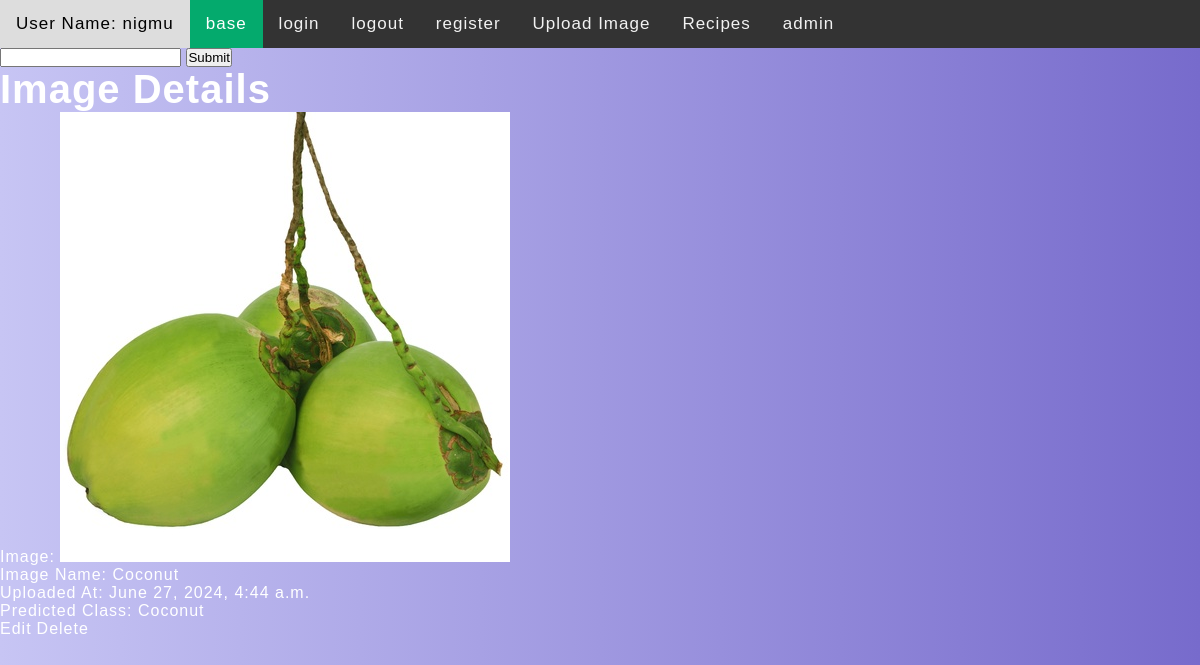
Screenshot of /image_upload/72/ (signed in) with the database file from the repository.
### image_upload/models.py (models this page shows, shortened)
class upload_image_class(models.Model):
    image = models.ImageField(upload_to="images/", default="")
    image_name = models.CharField(max_length=100, default="", blank=True, null=True)
    description = models.TextField(default="", blank=True, null=True)
    uploaded_at = models.DateTimeField(default=timezone.now)
    predicted_class = models.CharField(max_length=100, null=True, blank=True)

### image_upload/views.py (the view)
# urls.py: path("image_upload/<int:id>/", image_detail_view, name="image_detail"),
@login_required
def image_detail_view(request, id=None):
    image_obj = None
    if id is not None:
        image_obj = upload_image_class.objects.get(id=id)
    context = {
        "object": image_obj,
    }
    return render(request, "image_upload/details.html", context=context)

### templates/image_upload/details.html (shortened to what this page needs)
{% extends "base.html" %}
{% block content %}
    <h1>Image Details</h1>
    <p>Image: <img src="{{ object.image.url }}" alt="{{ object.image_name }}"></p>
    <p>Image Name: {{ object.image_name }}</p>
    <p>Uploaded At: {{ object.uploaded_at }}</p>
    <p>Predicted Class: {{ object.predicted_class }}</p>
    <a href="http://127.0.0.1:7000/image_upload/{{ object.id }}/update">Edit</a>
    <a href="http://127.0.0.1:7000/image_upload/{{ object.id }}/delete">Delete</a>
{% endblock content %}

### templates/base.html (shortened to what this page needs)
<!DOCTYPE html>
<html>
    <head>
        <link rel="stylesheet" href="static/style.css">
    </head>
    <body>
        <div class="topnav">
            <a href="http://127.0.0.1:7000/">User Name: {{ user.username }}</a>
            <a class="active" href="http://127.0.0.1:7000/">base</a>
            <a href="http://127.0.0.1:7000/login/">login</a>
            <a href="http://127.0.0.1:7000/logout/">logout</a>
            <a href="http://127.0.0.1:7000/register/">register</a>
            <a href="http://127.0.0.1:7000/image_upload/upload_image/">Upload Image</a>
            <a href="http://127.0.0.1:7000/recommend/">Recipes</a>
            <a href="http://127.0.0.1:7000/admin/">admin</a>
        </div>
        <form>
            <input type='text' />
            <input type='submit' />
        </form>
        {% block content %}
        {% endblock content %}
    </body>
</html>

### static/style.css (style rules this page uses)
body { margin: 0; font-family: Arial, Helvetica, sans-serif; }
.topnav { overflow: hidden; background-color: #333; }
.topnav a { float: left; color: #f2f2f2; text-align: center; padding: 14px 16px; text-decoration: none; font-size: 17px; }
.topnav a.active { background-color: #04AA6D; color: white; }
:root { --background: #1a1a2e; --color: #ffffff; --primary-color: #0f3460; }
* { box-sizing: border-box; }
html { scroll-behavior: smooth; }
body { margin: 0; box-sizing: border-box; font-family: "poppins"; background: var(--background); color: var(--color); letter-spacing: 1px; transition: background 0.2s ease; -webkit-transition: background 0.2s ease; -moz-transition: background 0.2s ease; -ms-transition: background 0.2s ease; -o-transition: background 0.2s ease; }
a { text-decoration: none; color: var(--color); }
h1 { font-size: 2.5rem; }
* { box-sizing: border-box; margin: 0; padding: 0; font-family: Raleway, sans-serif; }
body { background: linear-gradient(90deg, #C7C5F4, #776BCC); }

### rows the page displays
upload_image_class: image (picture), image_name "Coconut", uploaded_at "June 27, 2024, 4:44 a.m.", predicted_class "Coconut"

### other values shown
{{ user.username }} "nigmu"
